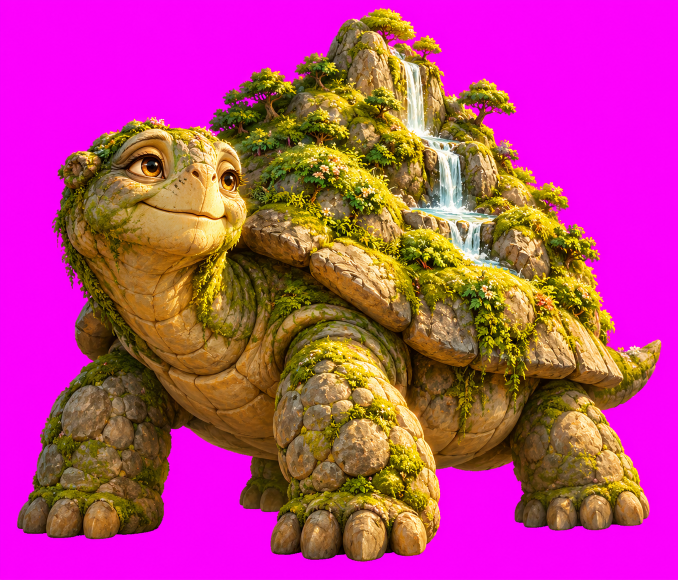
#> input picture docs/design/p26/keeper-brakka.png, 1356 x 1159 px, given in place of world-paint.png, which was not available (shown at 1/2 size)
$ python build_tod_luts.py
#> lines starting #> are read from the running program, lines starting #| are printed output that depends on the picture; pictures that were not available may be replaced by others from this repository, and a replacement may not be noted
#!/usr/bin/env python3
"""The looks of the hour (corrections list #7, 2026-10-05): from Codex's repaintings of the Sanctuary at dawn, day
and night (docs/design/p26/tod-*.png) against the painting itself (dusk), a colour look-up per mood, fitted
separately for the land and for the sky, so every world can wear the light of any hour exactly as painted.
Writes SpikeLab/Assets/tod-lut.png: 1024 × 256, rows of 32 px; row k = one 32³ look-up (32 tiles of 32×32, blue
across tiles, red across a tile, green down it). Rows 0–3 land dawn/day/dusk/night, rows 4–7 the sky.
Colours are stored in a gamma-2 space (sqrt of linear), as the shader reads them. Dusk is the painting (identity).
A missing painting gives an identity look (until Codex delivers). Run from prototypes/p2-spikes."""
import os
import numpy as np
from PIL import Image, ImageFilter
from scipy import ndimage as nd

A = "SpikeLab/Assets"; D = "../../docs/design/p26"
N = 32

def lin(s):  # sRGB 0..1 → linear
    return np.where(s <= 0.04045, s / 12.92, ((s + 0.055) / 1.055) ** 2.4)

def g2(img):  # PIL RGB → gamma-2 space (sqrt of linear), float
    return np.sqrt(lin(np.asarray(img).astype(float) / 255))

grid = (np.arange(N) / (N - 1))
R, G, B = np.meshgrid(grid, grid, grid, indexing="ij")
identity = np.stack([R, G, B], -1)                   # [r, g, b, 3]

def fit(src, dst, mask):
    """Mean target colour per source-colour cell, filled and smoothed where the painting has no such colour."""
    s = src[mask]; d = dst[mask]
    idx = np.clip(np.rint(s * (N - 1)).astype(int), 0, N - 1)
    flat = idx[:, 0] * N * N + idx[:, 1] * N + idx[:, 2]
    cnt = np.bincount(flat, minlength=N ** 3).astype(float)
    acc = np.stack([np.bincount(flat, d[:, k], minlength=N ** 3) for k in range(3)], -1)
    cnt = cnt.reshape(N, N, N); acc = acc.reshape(N, N, N, 3)
    # A global fit (affine, plus a little curvature) for colours the painting never uses.
    X = np.c_[s, s ** 2, np.ones(len(s))]
    coef, *_ = np.linalg.lstsq(X, d, rcond=None)
    Xg = np.c_[identity.reshape(-1, 3), identity.reshape(-1, 3) ** 2, np.ones(N ** 3)]
    glob = (Xg @ coef).reshape(N, N, N, 3)
    # Normalised convolution: smooth where data is, spread it into empty cells.
    out = glob.copy()
    for sig in (3.0, 1.6, 0.8):                          # coarse to fine: finer wins where the data is dense
        c = nd.gaussian_filter(cnt, sig)
        a = np.stack([nd.gaussian_filter(acc[..., k], sig) for k in range(3)], -1)
        m = a / np.maximum(c, 1e-6)[..., None]
        w = np.clip(c / 4.0, 0, 1)[..., None]
        out = out * (1 - w) + m * w
    return np.clip(out, 0, 1)

YCC = np.array([[0.299, 0.587, 0.114], [-0.169, -0.331, 0.5], [0.5, -0.419, -0.081]])

def match(lut, s, d):
    """Averaging slightly misaligned pixels greys the colours: re-match the painting's own spread of brightness and
    colour (histogram matching in a luma/chroma space, on what the look gives the painting vs the repainting)."""
    from scipy.ndimage import map_coordinates
    got = np.stack([map_coordinates(lut[..., k], (s * (N - 1)).T, order=1) for k in range(3)], -1)
    a = got @ YCC.T; b = d @ YCC.T
    L = lut.reshape(-1, 3) @ YCC.T
    q = np.linspace(0, 1, 256)
    for k in range(3):
        qa = np.quantile(a[:, k], q); qb = np.quantile(b[:, k], q)
        L[:, k] = np.interp(L[:, k], qa, qb)
    return np.clip((L @ np.linalg.inv(YCC).T).reshape(lut.shape), 0, 1)

def tile(lut):
    """[r, g, b, 3] → 32 × 1024 image row (blue across tiles, red across a tile, green down)."""
    img = np.zeros((N, N * N, 3))
    for b in range(N):
        img[:, b * N:(b + 1) * N] = lut[:, :, b].transpose(1, 0, 2)     # rows = green, cols = red
    return img

def night_by_hand(part):
    """Until Codex's night painting exists: a moonlit night by hand (blue-teal, the land still readable, painted
    lights and very warm glows kept warm; stars and the moon are added live by the shader)."""
    c = identity ** 2                                   # gamma-2 grid → linear
    Y = c @ [0.2126, 0.7152, 0.0722]
    if part == "sky":
        lo, hi = np.array([0.008, 0.014, 0.05]), np.array([0.07, 0.11, 0.26])
        out = lo + (hi - lo) * (Y ** 0.6)[..., None]
    else:
        y = 0.012 + 0.34 * Y ** 0.85                    # dimmer, but never pitch black
        tint = np.array([0.56, 0.76, 1.14])
        grey = (y[..., None] * tint)
        out = grey * 0.82 + c * y[..., None] / np.maximum(Y, 1e-4)[..., None] * 0.18   # a memory of its colour
        warm = np.clip((c[..., 0] - c[..., 2]) * 3, 0, 1) * np.clip((Y - 0.45) * 3, 0, 1)   # painted glows
        out = out * (1 - warm[..., None]) + c * 0.85 * warm[..., None]
    return np.sqrt(np.clip(out, 0, 1))

paint = Image.open(f"{A}/world-paint.png").convert("RGB")
#> paint is the input picture: PIL image 1356x1159 RGB; mean R, G, B 185.6, 64.6, 129
W, H = 400, int(400 * paint.height / paint.width)
#> W = 400; H = 341
# Small and softly blurred: the repaintings are close to the original but never pixel-exact.
def prep(im): return g2(im.convert("RGB").resize((W, H), Image.LANCZOS).filter(ImageFilter.GaussianBlur(1.5)))
#> in lin, `return np.where(s <= 0.04045, s / 12.92, ((s + 0.055) / 1.055) ** 2.4)`:
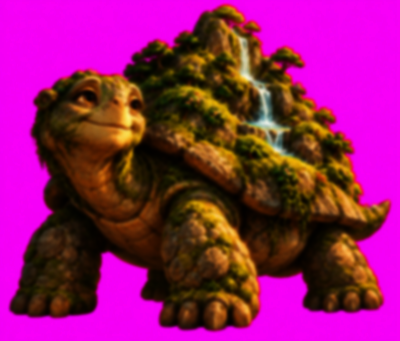
#> returned value: shape (341, 400, 3) float64; mean of channels 0, 1, 2 0.578, 0.109, 0.418; drawn as R, G, B
#> in g2, `return np.sqrt(lin(np.asarray(img).astype(float) / 255))`:
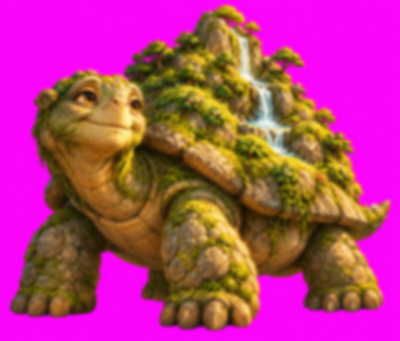
#> returned value: shape (341, 400, 3) float64; mean of channels 0, 1, 2 0.709, 0.242, 0.5; drawn as R, G, B
src = prep(paint)
sky = np.zeros((H, W), bool)
if os.path.exists(f"{A}/world-sky.png"):                       # the Sanctuary's sky layer (its alpha)
    sa = np.asarray(Image.open(f"{A}/world-sky.png").convert("RGBA").resize((W, H)))[..., 3] > 128
    land_a = np.asarray(Image.open(f"{A}/world-land.png").convert("RGBA").resize((W, H)))[..., 3] if os.path.exists(f"{A}/world-land.png") else None
    sky = sa & (land_a < 40) if land_a is not None else sa
else:
    sky[: int(H * 0.22)] = True
sky = nd.binary_erosion(sky, iterations=3)
land = ~nd.binary_dilation(sky, iterations=3)
print("sky", round(sky.mean(), 3), "land", round(land.mean(), 3))

rows = []
for part, mask in (("land", land), ("sky", sky)):
    for mood in ("dawn", "day", "dusk", "night"):
        ref = f"{D}/tod-{mood}.png"
        if mood == "night" and not os.path.exists(ref):
            rows.append(tile(night_by_hand(part))); print(part, mood, "by hand"); continue
        if mood == "dusk" or not os.path.exists(ref) or mask.sum() < 500:
            rows.append(tile(identity)); print(part, mood, "identity"); continue
        dst = prep(Image.open(ref))
        lut = match(fit(src, dst, mask), src[mask], dst[mask])
        if mood == "night":
            # Moonlight is calm: a little less saturated than the fit, so warm lights don't clash with neon blues.
            Y = (lut ** 2) @ [0.2126, 0.7152, 0.0722]
            L2 = lut ** 2
            L2 = L2 * 0.78 + Y[..., None] * np.array([0.82, 0.92, 1.12]) * 0.22
            lut = np.sqrt(np.clip(L2, 0, 1))
        rows.append(tile(lut)); print(part, mood, "fitted")
out = (np.concatenate(rows, 0) * 255 + 0.5).clip(0, 255).astype(np.uint8)
Image.fromarray(out).save(f"{A}/tod-lut.png")
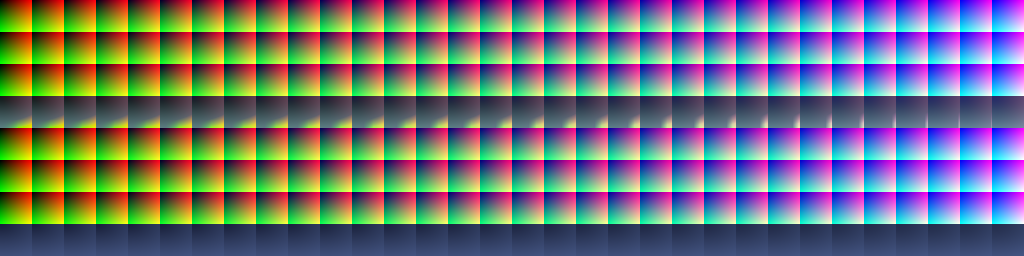
#> saved as tod-lut.png: PIL image 1024x256 RGB; mean R, G, B 111.9, 114.4, 120.1
print("wrote", out.shape)
